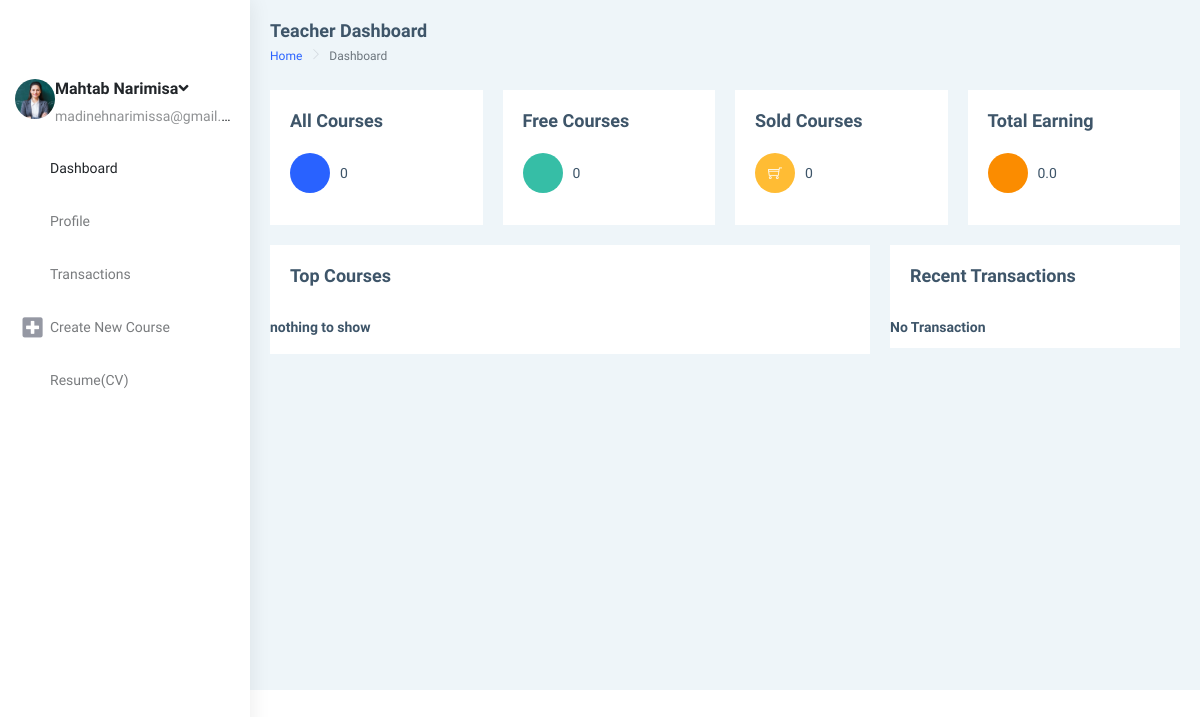
The page /accounts/teacherdashboard/main (signed in) on the database as committed earlier.
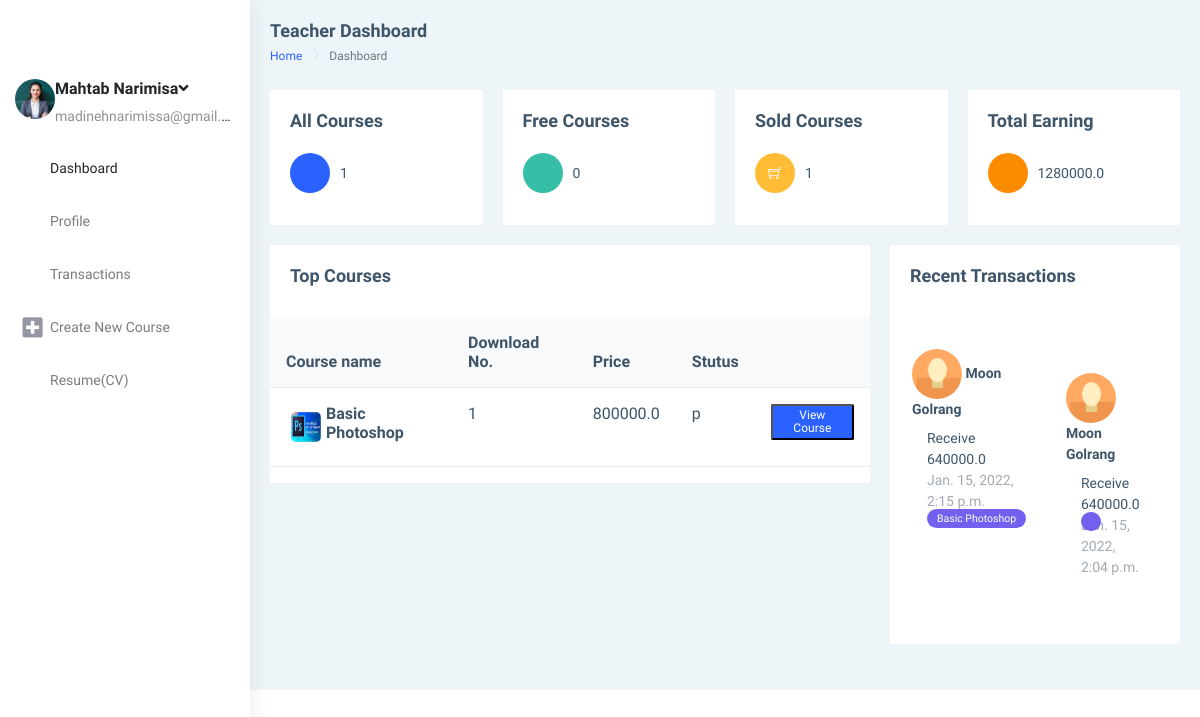
The same page on the database as committed later.
### mainSite/models.py (models this page shows, shortened)
class Teacher (models.Model):
    phone = models.CharField(max_length=200, unique=True)
    date_created = models.DateTimeField(auto_now_add=True, null=True)
    user = models.OneToOneField(
        User, null=True, on_delete=models.CASCADE, related_name='teacher')
    profile_pic = models.ImageField(
        upload_to='teacher/profile/picture/', null=True, blank=True)
    course = models.ManyToManyField(Course, related_name='teacher')
    fildOfStudy = models.CharField(max_length=60, null=True)
    university = models.CharField(max_length=60, null=True)
    educations = (
        ('b', 'Bachelor'),
        ('bs', 'Bachelor Student'),
        ('m', 'Master'),
        ('ms', 'Master Student'),
        ('p', 'PHD'),
        ('ps', 'PHD Student'),
    )
    address=models.CharField(max_length=50, null=True)
    lastEducation = models.CharField(
        max_length=2, choices=educations, default='bs')
    documents = models.FileField(
        upload_to='teacher/documents/', null=True, blank=True)
    companiName1= models.CharField(max_length=50, null=True)
    jobSituation1= models.CharField(max_length=50, null=True)
    companiName2= models.CharField(max_length=50, null=True)
    jobSituation2= models.CharField(max_length=50, null=True)
    courseTitle1= models.CharField(max_length=50, null=True)
    courseTime1= models.CharField(max_length=50, null=True)
    courseTitle2= models.CharField(max_length=50, null=True)
    courseTime2= models.CharField(max_length=50, null=True)
    exteraInfo =models.CharField(max_length=200 , null=True)
    accepted =models.BooleanField(default=False)
    wallet=models.FloatField(default=0)

class Course(models.Model):
    name = models.CharField(max_length=100, null=True)
    title = models.CharField(max_length=1000)
    price = models.FloatField(default=0)
    category = models.ManyToManyField(Category, related_name='category')
    subTittel = models.CharField(max_length=200, null=True)
    date_created = models.DateTimeField(auto_now_add=True, null=True)
    datepublished = models.DateTimeField(null=True)
    stutuses = (
        ('d', 'Draft'),
        ('p', 'Published'),
    )
    stutus = models.CharField(max_length=1, choices=stutuses, default='d')
    course_pic = models.ImageField(upload_to='courses/coverPictures/' ,null=True, blank=True)
    duration = models.DurationField(max_length=100, null=True)
    fileZip = models.FileField(
        upload_to='courses/zipFile/', null=True, blank=True)
    dlNumber = models.IntegerField(default=0)
    video = models.FileField(
        upload_to='courses/video/%y', null=True, blank=True)
    class Meta:
        ordering = ["-dlNumber"]

class Customer (models.Model):
    phone = models.CharField(max_length=200, unique=True)
    date_created = models.DateTimeField(auto_now_add=True, null=True)
    contry = models.CharField(
        max_length=2, choices=COUNTRYS, blank=True, default='ir')
    adress = models.CharField(max_length=50, null=True)
    user = models.OneToOneField(
        User, null=True, on_delete=models.CASCADE, related_name='customer')
    profile_pic = models.ImageField(null=True, blank=True)

class Transaction(models.Model):
    date_created = models.DateTimeField(auto_now_add=True, null=True)
    price =models.FloatField(default=0)
    course = models.ManyToManyField(Course, related_name='transaction')
    teacher = models.ManyToManyField(Teacher, related_name='transaction')
    customer= models.ManyToManyField(Customer, related_name='transaction')
    pdf =models.FileField( null=True, blank=True)
    class Meta:
        ordering = ["-date_created"]

### mainSite/decorators.py (the view)
        def wrapper_func(requset, *args , **kwargs):
            group = None
            if requset.user.groups.exists():
                group = requset.user.groups.all()[0].name
            if group == None:
                return HttpResponse("you are not authorized to view this page")
            if group in allowed_roles:
                 return view_func(requset, *args , **kwargs)
            else:
                return HttpResponse("you are not authorized to view this page")

### mainSite/views.py (called while the page is built)
@login_required
@allowed_users("teacher")
def teacherDashboard(request):
    teacher =request.user.teacher
    allCours = teacher.course.all()
    freeCours = allCours.filter(price=0)
    transaction = teacher.transaction.all()[0:3]
    coursePurchased = allCours.filter(price__gt=0)
    context = {
        "teacher": teacher,
        "allCours": allCours,
        "freeCours": freeCours,
        "freeCoursSize": len(freeCours),
        "coursePurchased": coursePurchased,
        "coursePurchasedSize": coursePurchased.count(),
        "transaction":transaction,
    }
    return render(request, 'teacherdashboard.html' , context)

### templates/teacherdashboard.html (shortened to what the changed rows need)
{% load static %}
{% load widget_tweaks %}
{% load mathfilters %}
<html lang="en">
<head>
    <link href="{% static '/assetss/libs/chartist/dist/chartist.min.css' %}" rel="stylesheet">
    <link href="{% static '/distt/css/style.min.css' %}" rel="stylesheet">
</head>
<body>
    <div id="main-wrapper" data-layout="vertical" data-navbarbg="skin5" data-sidebartype="full"
    data-sidebar-position="absolute" data-header-position="absolute" data-boxed-layout="full">
    <aside class="left-sidebar" data-sidebarbg="skin6">
        <div class="scroll-sidebar">
            <nav class="sidebar-nav">
                <ul id="sidebarnav">
                        <div class="user-profile d-flex no-block dropdown m-t-20">
                            {% if teacher.profile_pic %}
                          <div class="user-pic"><img src="{{ teacher.profile_pic.url }}" alt="users"
                              class="rounded-circle" width="40" /></div>
                          {% else %}
                          <div class="user-pic"><img src="{% static '/image/1.jpg' %}" alt="users"
                              class="rounded-circle" width="40" /></div>
                          {% endif %}
                            <div class="user-content hide-menu m-l-10">
                                <a href="#" class="" id="Userdd" role="button"
                                    data-bs-toggle="dropdown" aria-haspopup="true" aria-expanded="false">
                                    <h5 class="m-b-0 user-name font-medium">{{teacher.user.get_full_name}}<i
                                            class="fa fa-angle-down"></i></h5>
                                    <span class="op-5 user-email">{{teacher.user.email}}</span>
                                </a>
                            </div>
                        </div>
                </ul>
            </nav>
        </div>
    </aside>
    <div class="page-wrapper">
        <div class="container-fluid">
            <div class="row">
                <div class="col-md-3">
                    <div class="card">
                        <div class="card-body">
                            <div class="feed-widget">
                                <ul class="list-style-none feed-body m-0 p-b-20">
                                    <li class="feed-item">
                                        <div class="feed-icon bg-info">
                                        </div>
                                        {{ allCours.count}}
                                    </li>
                                </ul>
                            </div>
                        </div>
                    </div>
                </div>
                <div class="col-md-3">
                    <div class="card">
                        <div class="card-body">
                            <div class="feed-widget">
                                <ul class="list-style-none feed-body m-0 p-b-20">
                                    <li class="feed-item">
                                        <div class="feed-icon bg-warning"><i class="ti-shopping-cart"></i></div>
                                        {{coursePurchasedSize}}
                                    </li>
                                </ul>
                            </div>
                        </div>
                    </div>
                </div>
                <div class="col-md-3">
                    <div class="card">
                        <div class="card-body">
                            <div class="feed-widget">
                                <ul class="list-style-none feed-body m-0 p-b-20">
                                    <li class="feed-item">
                                        <div class="feed-icon btn-orange"><i class="mdi mdi-square-inc-cash"></i></div>
                                        {{teacher.wallet}}
                                    </li>
                                </ul>
                            </div>
                        </div>
                    </div>
                </div>
            </div>
            <div class="row">
                <div class="col-8">
                    <div class="card">
                        <div class="table-responsive">
                            <table class="table v-middle">
                                {% if allCours.count > 0 %}
                                <thead>
                                    <tr class="bg-light">
                                        <th class="border-top-0">Course name</th>
                                        <th class="border-top-0">Download No.</th>
                                        <th class="border-top-0">Price</th>
                                        <th class="border-top-0">Stutus</th>
                                        <th class="border-top-0"></th>
                                    </tr>
                                </thead>
                                <tbody>
                                    {% for course in allCours %}
                                    <tr>
                                        <td>
                                            <div class="d-flex align-items-center">
                                                <div class="m-r-12">
                                                    {% if course.course_pic %}
                                                    <img src="{{ course.course_pic.url }}" style="width: 40px;height: 40px; border-radius: 10px ; padding: 5px;"/>
                                                    {% endif %}
                                                </div>
                                                <div class="">
                                                    <h4 class="m-b-0 font-16">{{ course.name }}</h4>
                                                </div>
                                            </div>
                                        </td>
                                        <td>{{course.dlNumber}}</td>
                                        <td>{{ course.price }}</td>
                                        <td>{{course.stutus}}</td>
                                        <td>
                                            <button class="label label-info"><a href="{% url 'course' course.id %}" style="color: white;text-decoration: none;">View Course</a></button>
                                        </td>
                                    </tr>
                                    {% endfor %}
                                    {% else %}
                                    <div class ="row"> <strong>           nothing to show    </strong></div>
                                    {% endif %}
                                </tbody>
                            </table>
                        </div>
                    </div>
                </div>
                <div class="col-lg-4">
                    <div class="card">
                        <div class="comment-widgets scrollable">
                            {% if transaction %}
                            {% for t in transaction %}
                            <div class="d-flex flex-row comment-row m-t-0">
                                <div class="p-2">
                                    {% for customer in t.customer.all %}
                                    {% if customer.profile_pic %}
                                    <div class="user-pic"><img src="{{customer.profile_pic.url}}" alt="users"
                                        class="rounded-circle" width="50" />
                                        <span><strong>{{customer.user.get_full_name}}</strong></span>
                                    </div>
                                    {% else %}
                                    <div class="user-pic"><img src="{% static '/image/1.jpg' %}" alt="users"
                                        class="rounded-circle" width="50" />
                                        <span><strong>{{customer.user.get_full_name}}</strong></span>
                                    </div>
                                    {% endif %}
                                    {% endfor %}
                                <div class="comment-text w-100">
                                    <span class="m-b-15 d-block">Receive {{t.price|mul:0.8}} </span>
                                    <div class="comment-footer">
                                        <span class="text-muted float-end">{{t.date_created}}</span> <span
                                            class="label label-rounded label-primary">
                                            {% for course in t.course.all %}
                                            <td>{{course.name}}</td>
                                            {% endfor %}
                                        </span>
                                    </div>
                                </div>
                            </div>
                            {% endfor %}
                            {%else%}
                            <strong>   No Transaction</strong>
                            {% endif %}
                        </div>
                    </div>
                </div>
            </div>
        </div>
    </div>
</div>
</body>
</html>

Rows that differ between the two databases and show on the page:
changed Teacher "Mahtab Narimisa": wallet "0.0" → "1280000.0"
added Course: course_pic (placeholder picture), name "Basic Photoshop", dlNumber "1", price "800000.0", stutus "p"
added Transaction: price|mul "640000.0", date_created "Jan. 15, 2022, 2:15 p.m."
now on this page (row unchanged): Customer: user.get_full_name "Moon Golrang"
added Transaction: price|mul "640000.0", date_created "Jan. 15, 2022, 2:04 p.m."
Other text that changed with them:
{{ allCours.count }}: "0" → "1"
{{ coursePurchasedSize }}: "0" → "1"
text no longer shown: "nothing to show No Transaction"
text now shown: "Course name Download No. Price Stutus"
